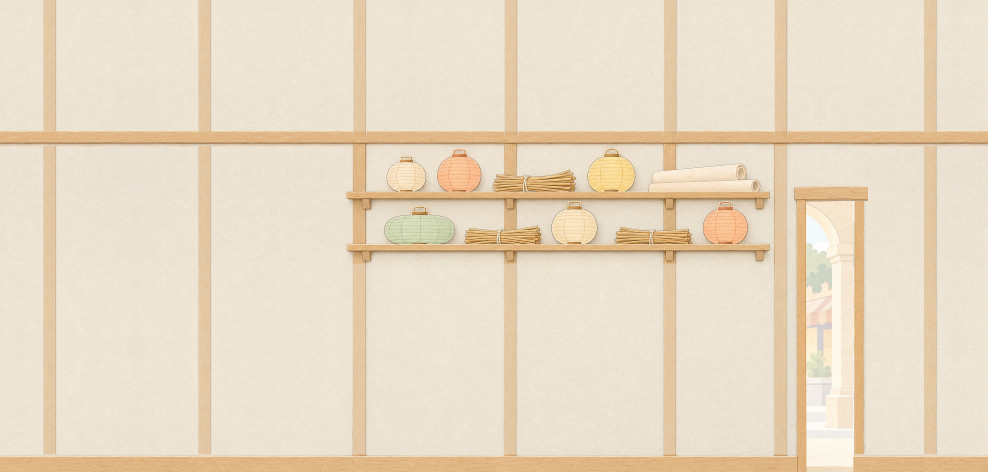
#> input picture assets/final/bg-workshop-back_v02.jpg, 2964 x 1415 px (shown at 1/3 size)
$ python art_sheet.py
#> lines starting #> are read from the running program, lines starting #| are printed output that depends on the picture
"""G4 美術：所有採用圖的接觸表 review/G4/art/art_sheet.png（只供製作檢視，不是舞台圖）。"""
from pathlib import Path
from PIL import Image, ImageDraw, ImageFont
ROOT = Path(__file__).resolve().parents[4]
FIN = ROOT / "assets/final"
FONT = "/System/Library/AssetsV2/com_apple_MobileAsset_Font8/86ba2c91f017a3749571a82f2c6d890ac7ffb2fb.asset/AssetData/PingFang.ttc"
f = ImageFont.truetype(FONT, 22, index=10)
fs = ImageFont.truetype(FONT, 15, index=10)
groups = [
    ("景片（遠／中／前景）", ["bg-workshop-back_v02.jpg", "bg-workshop-lanterns_v01.png", "bg-workshop-table_v02.png", "bg-workshop-wing_v01.png", "bg-workshop-floor_v01.jpg"]),
    ("無字貼圖（布幕、署名卡底紙；署名由程式排字）", ["tex-curtain-paper_v01.png", "tex-titlecard-paper_v01.png"]),
    ("孩子（v04 姿勢圖與母版，已裁邊＋顏色外擴；姿勢圖另拆頭層＋身體層，可轉頭 ±2.5°）", ["chr-xiaoqing_pose-reach-worried_v04.png", "chr-xiaoyu_pose-stepback-surprised_v04.png", "chr-xiaoqing_master_v04.png", "chr-xiaoyu_master_v04.png",
     "chr-xiaoqing_pose-reach-worried-body_v04.png", "chr-xiaoqing_pose-reach-worried-head_v04.png", "chr-xiaoyu_pose-stepback-surprised-body_v04.png", "chr-xiaoyu_pose-stepback-surprised-head_v04.png"]),
    ("阿樂叔叔分件 v04（rig/；接縫修正＋乾淨困惑頭；描邊底圖另附 -outline）", sorted(p.name for p in (FIN / "rig").glob("chr-ale_*_v04.png") if "outline" not in p.name)),
    ("臉部換片（face/；每角色 8 片，見 face_sheet.png）", sorted(str(p.relative_to(FIN)) for p in (FIN / "face").glob("*/chr-*_v01.png"))),
]
TH = {0: 220, 1: 200, 2: 300, 3: 200, 4: 70}
blocks = []
for gi, (title, files) in enumerate(groups):
    tiles = []
    for fn in files:
        p = FIN / fn if (FIN / fn).exists() else FIN / "rig" / fn
        im = Image.open(p).convert("RGBA")
        h = TH[gi]
        w = max(1, int(im.width * h / im.height))
#> w = 460
        if w > 640:
            w = 640; h = int(im.height * 640 / im.width)
        im = im.resize((w, h), Image.LANCZOS)
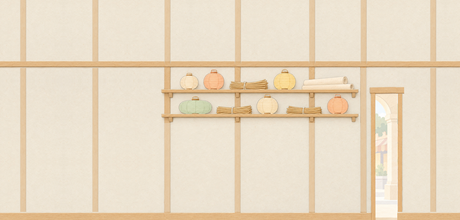
#> im: PIL image 460x220 RGBA; mean R, G, B, A 233.8, 219.5, 197.4, 255
        bg = Image.new("RGBA", im.size, (150, 150, 146, 255))
#> (the run stopped early here; a loop or call above may not have finished)
